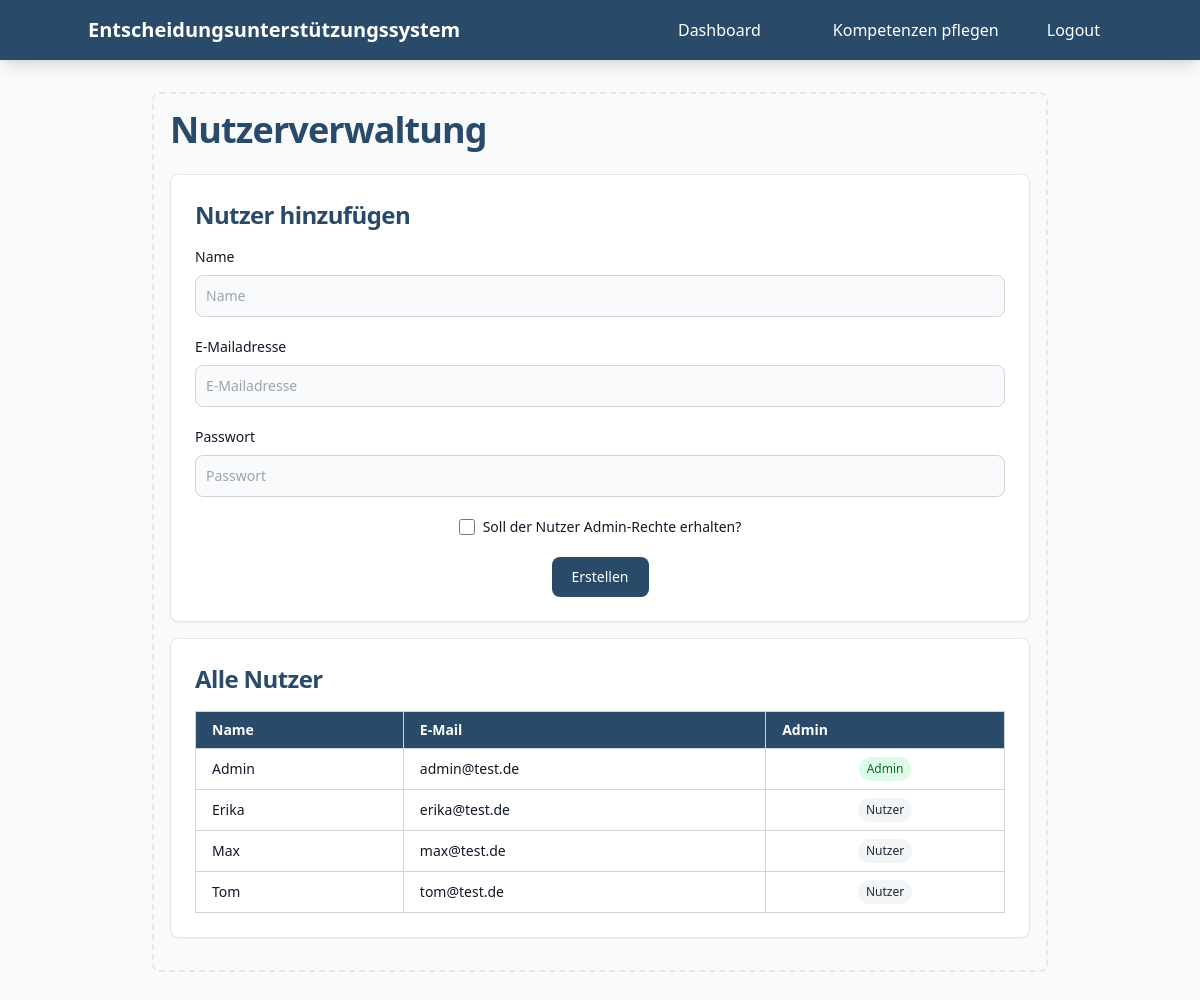
The page /adduser (signed in) on the database its author committed.
### main.py (models this page shows, shortened)
class Users(db.Model, UserMixin):
    id = db.Column(db.Integer, primary_key=True)
    name = db.Column(db.String(100), nullable=False)
    email = db.Column(db.String(100), nullable=False, unique=True)
    admin = db.Column(db.Boolean, default=False, nullable=False)
    password_hash = db.Column(db.String(128))  # Gehashtes Passwort
    should_update_competences = db.Column(db.Boolean, default=False, nullable=False)
    competences = db.relationship('UsersCompetence', backref='user')
    @property
    def password(self):
        raise AttributeError('Passwort ist nicht lesbar')

### main.py (the view, shortened to what this page needs)
@app.route("/adduser", methods=['GET', 'POST'])
@login_required
def add_user():
    form = AddUserForm()
    users = Users.query.order_by(Users.name.asc()).all()
    return render_template('add_user.html', form=form, users=users)

### main.py
class AddUserForm(FlaskForm):
    name = StringField("Name", validators=[DataRequired()],
                      render_kw={"placeholder": "Name"})
    email = StringField("E-Mailadresse", validators=[DataRequired()],
                       render_kw={"placeholder": "E-Mailadresse"})
    password_hash = PasswordField("Passwort", validators=[DataRequired()],
                                 render_kw={"placeholder": "Passwort"})
    admin = BooleanField("Soll der Nutzer Admin-Rechte erhalten?")
    submit = SubmitField("Erstellen")

### main.py (called while the page is built)
@login_manager.user_loader
def load_user(user_id):
    return Users.query.get(int(user_id))

### templates/add_user.html (shortened to what this page needs)
{% extends 'base.html' %}
{% block content %}
<div class="max-w-4xl mx-auto">
   <div class="p-4 border-2 border-gray-200 border-dashed rounded-lg dark:border-gray-700">
      <div class="mb-6 flex items-center justify-between">
        <h1 class="text-4xl font-bold tracking-tight text-[#2A4A6A] dark:text-white">
            Nutzerverwaltung
        </h1>
      </div>
      <div class="grid grid-cols-1 gap-4 mb-4">
         <div class="w-full p-6 mx-auto bg-white border border-gray-200 rounded-lg shadow-sm dark:bg-gray-800 dark:border-gray-700">
            <h2 class="mb-4 text-2xl font-bold tracking-tight text-[#2A4A6A] dark:text-white text-left">
               Nutzer hinzufügen
            </h2>
            <div class="w-full mx-auto">
               <form method="POST">
                  <div class="mb-5">
                     <label for="{{ form.name.id }}" class="block mb-2 text-sm font-medium text-gray-900 dark:text-white">
                        {{ form.name.label.text }}
                     </label>
                     {{ form.name(class="bg-gray-50 border border-gray-300 text-gray-900 text-sm rounded-lg focus:ring-[#2A4A6A] focus:border-[#2A4A6A] block w-full p-2.5 dark:bg-gray-700 dark:border-gray-600 dark:placeholder-gray-400 dark:text-white dark:focus:ring-[#2A4A6A] dark:focus:border-[#2A4A6A]") }}
                  </div>
                  <div class="mb-5">
                     <label for="{{ form.email.id }}" class="block mb-2 text-sm font-medium text-gray-900 dark:text-white">
                        {{ form.email.label.text }}
                     </label>
                     {{ form.email(class="bg-gray-50 border border-gray-300 text-gray-900 text-sm rounded-lg focus:ring-[#2A4A6A] focus:border-[#2A4A6A] block w-full p-2.5 dark:bg-gray-700 dark:border-gray-600 dark:placeholder-gray-400 dark:text-white dark:focus:ring-[#2A4A6A] dark:focus:border-[#2A4A6A]") }}
                  </div>
                  <div class="mb-5">
                     <label for="{{ form.password_hash.id }}" class="block mb-2 text-sm font-medium text-gray-900 dark:text-white">
                        {{ form.password_hash.label.text }}
                     </label>
                     {{ form.password_hash(class="bg-gray-50 border border-gray-300 text-gray-900 text-sm rounded-lg focus:ring-[#2A4A6A] focus:border-[#2A4A6A] block w-full p-2.5 dark:bg-gray-700 dark:border-gray-600 dark:placeholder-gray-400 dark:text-white dark:focus:ring-[#2A4A6A] dark:focus:border-[#2A4A6A]") }}
                  </div>
                  <div class="mb-5 flex items-center justify-center">
                     {{ form.admin(class="w-4 h-4 text-[#2A4A6A] bg-gray-100 border-gray-300 rounded focus:ring-[#2A4A6A] dark:focus:ring-[#2A4A6A] dark:ring-offset-gray-800 focus:ring-2 dark:bg-gray-700 dark:border-gray-600") }}
                     <label for="{{ form.admin.id }}" class="ml-2 text-sm font-medium text-gray-900 dark:text-gray-300">
                        {{ form.admin.label.text }}
                     </label>
                  </div>
                  <div class="flex justify-center">
                     {{ form.submit(class="text-white bg-[#2A4A6A] hover:bg-blue-800 focus:ring-4 focus:outline-none focus:ring-blue-300 font-medium rounded-lg text-sm px-5 py-2.5 dark:bg-blue-600 dark:hover:bg-blue-700 dark:focus:ring-blue-800") }}
                  </div>
               </form>
            </div>
         </div>
      </div>
      <div class="grid grid-cols-1 gap-4 mb-4">
         <div class="w-full p-6 bg-white border border-gray-200 rounded-lg shadow-sm dark:bg-gray-800 dark:border-gray-700">
            <h2 class="mb-4 text-2xl font-bold tracking-tight text-[#2A4A6A] dark:text-white">
               Alle Nutzer
            </h2>
            {% if users %}
            <div class="overflow-x-auto">
               <table class="w-full text-sm text-left text-white dark:text-gray-300 border-collapse border border-gray-300 dark:border-gray-600">
                  <thead class="bg-[#2A4A6A] dark:bg-gray-700">
                     <tr>
                        <th class="border border-gray-300 dark:border-gray-600 px-4 py-2">Name</th>
                        <th class="border border-gray-300 dark:border-gray-600 px-4 py-2">E-Mail</th>
                        <th class="border border-gray-300 dark:border-gray-600 px-4 py-2">Admin</th>
                     </tr>
                  </thead>
                  <tbody>
                     {% for user in users %}
                     <tr class="bg-white border-b dark:bg-gray-800 dark:border-gray-700">
                        <td class="border border-gray-300 dark:border-gray-600 px-4 py-2 text-gray-900 dark:text-white">
                           {{ user.name }}
                        </td>
                        <td class="border border-gray-300 dark:border-gray-600 px-4 py-2 text-gray-900 dark:text-white">
                           {{ user.email }}
                        </td>
                        <td class="border border-gray-300 dark:border-gray-600 px-4 py-2 text-center">
                           {% if user.admin %}
                              <span class="inline-flex items-center px-2 py-1 text-xs font-medium text-green-800 bg-green-100 rounded-full dark:bg-green-900 dark:text-green-300">
                                 Admin
                              </span>
                           {% else %}
                              <span class="inline-flex items-center px-2 py-1 text-xs font-medium text-gray-800 bg-gray-100 rounded-full dark:bg-gray-700 dark:text-gray-300">
                                 Nutzer
                              </span>
                           {% endif %}
                        </td>
                     </tr>
                     {% endfor %}
                  </tbody>
               </table>
            </div>
            {% else %}
            <div class="text-left py-8">
               <p class="text-gray-500 dark:text-gray-400">Keine Nutzer vorhanden.</p>
            </div>
            {% endif %}
         </div>
      </div>
   </div>
</div>
{% endblock %}

### rows shown on the page
Users: name "Admin", email "admin@test.de", admin "Admin"
Users: name "Erika", email "erika@test.de", admin "Nutzer"
Users: name "Max", email "max@test.de", admin "Nutzer"
Users: name "Tom", email "tom@test.de", admin "Nutzer"
